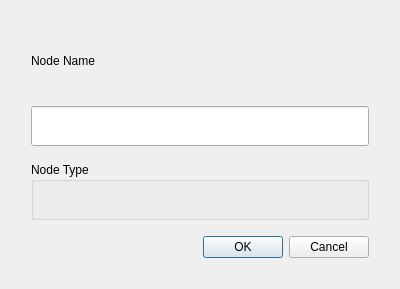
<?xml version="1.0" encoding="UTF-8"?>
<ui version="4.0">
 <class>AddNodeDialog</class>
 <widget class="QDialog" name="AddNodeDialog">
  <property name="geometry">
   <rect>
    <x>0</x>
    <y>0</y>
    <width>400</width>
    <height>289</height>
   </rect>
  </property>
  <property name="sizePolicy">
   <sizepolicy hsizetype="Fixed" vsizetype="Fixed">
    <horstretch>0</horstretch>
    <verstretch>0</verstretch>
   </sizepolicy>
  </property>
  <property name="minimumSize">
   <size>
    <width>400</width>
    <height>0</height>
   </size>
  </property>
  <property name="maximumSize">
   <size>
    <width>400</width>
    <height>16777215</height>
   </size>
  </property>
  <property name="windowTitle">
   <string>Dialog</string>
  </property>
  <layout class="QVBoxLayout" name="verticalLayout_2">
   <property name="spacing">
    <number>6</number>
   </property>
   <item>
    <layout class="QVBoxLayout" name="verticalLayout">
     <property name="spacing">
      <number>16</number>
     </property>
     <property name="leftMargin">
      <number>20</number>
     </property>
     <property name="topMargin">
      <number>20</number>
     </property>
     <property name="rightMargin">
      <number>20</number>
     </property>
     <property name="bottomMargin">
      <number>20</number>
     </property>
     <item>
      <widget class="QLabel" name="label">
       <property name="text">
        <string>Node Name</string>
       </property>
      </widget>
     </item>
     <item>
      <widget class="QLineEdit" name="nodeNameEdit">
       <property name="minimumSize">
        <size>
         <width>0</width>
         <height>40</height>
        </size>
       </property>
       <property name="modernStyle" stdset="0">
        <bool>true</bool>
       </property>
      </widget>
     </item>
     <item>
      <widget class="QGroupBox" name="nodeTypeBox">
       <property name="enabled">
        <bool>true</bool>
       </property>
       <property name="title">
        <string>Node Type</string>
       </property>
       <layout class="QVBoxLayout" name="verticalLayout_5"/>
      </widget>
     </item>
     <item>
      <widget class="QDialogButtonBox" name="buttonBox">
       <property name="orientation">
        <enum>Qt::Horizontal</enum>
       </property>
       <property name="standardButtons">
        <set>QDialogButtonBox::Cancel|QDialogButtonBox::Ok</set>
       </property>
      </widget>
     </item>
    </layout>
   </item>
  </layout>
 </widget>
 <resources/>
 <connections>
  <connection>
   <sender>buttonBox</sender>
   <signal>accepted()</signal>
   <receiver>AddNodeDialog</receiver>
   <slot>accept()</slot>
   <hints>
    <hint type="sourcelabel">
     <x>248</x>
     <y>254</y>
    </hint>
    <hint type="destinationlabel">
     <x>157</x>
     <y>274</y>
    </hint>
   </hints>
  </connection>
  <connection>
   <sender>buttonBox</sender>
   <signal>rejected()</signal>
   <receiver>AddNodeDialog</receiver>
   <slot>reject()</slot>
   <hints>
    <hint type="sourcelabel">
     <x>316</x>
     <y>260</y>
    </hint>
    <hint type="destinationlabel">
     <x>286</x>
     <y>274</y>
    </hint>
   </hints>
  </connection>
 </connections>
 <buttongroups>
  <buttongroup name="buttonGroup"/>
 </buttongroups>
</ui>
